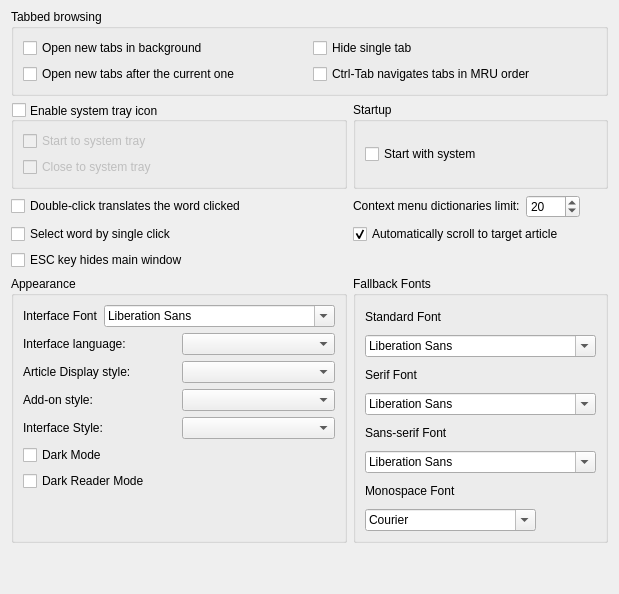
     <widget class="QWidget" name="tab_interface">
      <attribute name="icon">
       <iconset resource="../../resources.qrc">
        <normaloff>:/icons/interface.svg</normaloff>:/icons/interface.svg</iconset>
      </attribute>
      <attribute name="title">
       <string>&amp;Interface</string>
      </attribute>
      <layout class="QGridLayout" name="gridLayout_2">
       <property name="topMargin">
        <number>9</number>
       </property>
       <item row="2" column="0">
        <widget class="QCheckBox" name="doubleClickTranslates">
         <property name="text">
          <string>Double-click translates the word clicked</string>
         </property>
        </widget>
       </item>
       <item row="0" column="0" colspan="2">
        <widget class="QGroupBox" name="groupBox">
         <property name="title">
          <string>Tabbed browsing</string>
         </property>
         <layout class="QGridLayout" name="gridLayout_5">
          <item row="0" column="0">
           <widget class="QCheckBox" name="newTabsOpenInBackground">
            <property name="toolTip">
             <string>Normally, opening a new tab switches to it immediately.
With this on however, new tabs will be opened without
switching to them.</string>
            </property>
            <property name="text">
             <string>Open new tabs in background</string>
            </property>
           </widget>
          </item>
          <item row="1" column="0">
           <widget class="QCheckBox" name="newTabsOpenAfterCurrentOne">
            <property name="toolTip">
             <string>With this on, new tabs are opened just after the
current, active one. Otherwise they are added to
be the last ones.</string>
            </property>
            <property name="text">
             <string>Open new tabs after the current one</string>
            </property>
           </widget>
          </item>
          <item row="0" column="1">
           <widget class="QCheckBox" name="hideSingleTab">
            <property name="toolTip">
             <string>Select this option if you don't want to see the main tab bar when only a single tab is opened.</string>
            </property>
            <property name="text">
             <string>Hide single tab</string>
            </property>
           </widget>
          </item>
          <item row="1" column="1">
           <widget class="QCheckBox" name="mruTabOrder">
            <property name="toolTip">
             <string>MRU order: Most recently used order.</string>
            </property>
            <property name="text">
             <string>Ctrl-Tab navigates tabs in MRU order</string>
            </property>
           </widget>
          </item>
         </layout>
        </widget>
       </item>
       <item row="4" column="0">
        <widget class="QCheckBox" name="escKeyHidesMainWindow">
         <property name="toolTip">
          <string>Normally, pressing ESC key moves focus to the translation line.
With this on however, it will hide the main window.</string>
         </property>
         <property name="text">
          <string>ESC key hides main window</string>
         </property>
        </widget>
       </item>
       <item row="3" column="0">
        <widget class="QCheckBox" name="selectBySingleClick">
         <property name="toolTip">
          <string>Turn this option on if you want to select words by single mouse click</string>
         </property>
         <property name="text">
          <string>Select word by single click</string>
         </property>
        </widget>
       </item>
       <item row="1" column="1">
        <widget class="QGroupBox" name="groupBox_2">
         <property name="title">
          <string>Startup</string>
         </property>
         <layout class="QVBoxLayout" name="verticalLayout_2">
          <item>
           <widget class="QCheckBox" name="cbAutostart">
            <property name="toolTip">
             <string>Automatically starts GoldenDict after operation system bootup.</string>
            </property>
            <property name="text">
             <string>Start with system</string>
            </property>
           </widget>
          </item>
         </layout>
        </widget>
       </item>
       <item row="3" column="1">
        <widget class="QCheckBox" name="autoScrollToTargetArticle">
         <property name="toolTip">
          <string>Normally, clicking on a link, double-clicking on a word or looking up
selection in an article loads the translation and almost immediately
scrolls to the article from the same dictionary. With this option off,
however, the article from the topmost dictionary is shown.</string>
         </property>
         <property name="text">
          <string>Automatically scroll to target article</string>
         </property>
         <property name="checked">
          <bool>true</bool>
         </property>
        </widget>
       </item>
       <item row="1" column="0">
        <widget class="QGroupBox" name="enableTrayIcon">
         <property name="toolTip">
          <string>When enabled, an icon appears in the system tray area which can be used
to open main window and perform other tasks.</string>
         </property>
         <property name="title">
          <string>Enable system tray icon</string>
         </property>
         <property name="alignment">
          <set>Qt::AlignLeading|Qt::AlignLeft|Qt::AlignVCenter</set>
         </property>
         <property name="flat">
          <bool>false</bool>
         </property>
         <property name="checkable">
          <bool>true</bool>
         </property>
         <property name="checked">
          <bool>false</bool>
         </property>
         <layout class="QVBoxLayout" name="verticalLayout">
          <item>
           <widget class="QCheckBox" name="startToTray">
            <property name="toolTip">
             <string>With this on, the application starts directly to system tray without showing
its main window.</string>
            </property>
            <property name="text">
             <string>Start to system tray</string>
            </property>
           </widget>
          </item>
          <item>
           <widget class="QCheckBox" name="closeToTray">
            <property name="toolTip">
             <string>With this on, an attempt to close main window would hide it instead of closing
the application.</string>
            </property>
            <property name="text">
             <string>Close to system tray</string>
            </property>
           </widget>
          </item>
         </layout>
        </widget>
       </item>
       <item row="16" column="0" colspan="2">
        <spacer name="verticalSpacer">
         <property name="orientation">
          <enum>Qt::Vertical</enum>
         </property>
         <property name="sizeHint" stdset="0">
          <size>
           <width>20</width>
           <height>40</height>
          </size>
         </property>
        </spacer>
       </item>
       <item row="2" column="1">
        <layout class="QHBoxLayout" name="horizontalLayout_13">
         <item>
          <widget class="QLabel" name="maxDictsInContextMenuLabel">
           <property name="sizePolicy">
            <sizepolicy hsizetype="Preferred" vsizetype="Fixed">
             <horstretch>0</horstretch>
             <verstretch>0</verstretch>
            </sizepolicy>
           </property>
           <property name="toolTip">
            <string>Adjust this value to avoid huge context menus.</string>
           </property>
           <property name="text">
            <string>Context menu dictionaries limit:</string>
           </property>
          </widget>
         </item>
         <item>
          <widget class="QSpinBox" name="maxDictsInContextMenu">
           <property name="sizePolicy">
            <sizepolicy hsizetype="Fixed" vsizetype="Fixed">
             <horstretch>0</horstretch>
             <verstretch>0</verstretch>
            </sizepolicy>
           </property>
           <property name="maximum">
            <number>9999</number>
           </property>
           <property name="value">
            <number>20</number>
           </property>
          </widget>
         </item>
         <item>
          <widget class="QLabel" name="label_12">
           <property name="sizePolicy">
            <sizepolicy hsizetype="Preferred" vsizetype="Fixed">
             <horstretch>0</horstretch>
             <verstretch>0</verstretch>
            </sizepolicy>
           </property>
           <property name="text">
            <string/>
           </property>
          </widget>
         </item>
        </layout>
       </item>
       <item row="9" column="0">
        <widget class="QGroupBox" name="groupBox_5">
         <property name="title">
          <string>Appearance</string>
         </property>
         <layout class="QVBoxLayout" name="verticalLayout_16">
          <item>
           <layout class="QHBoxLayout" name="horizontalLayout_17">
            <item>
             <widget class="QLabel" name="label_29">
              <property name="text">
               <string>Interface Font</string>
              </property>
             </widget>
            </item>
            <item>
             <widget class="QFontComboBox" name="systemFont"/>
            </item>
           </layout>
          </item>
          <item>
           <layout class="QHBoxLayout" name="horizontalLayout_4">
            <item>
             <widget class="QLabel" name="label_6">
              <property name="text">
               <string>Interface language:</string>
              </property>
             </widget>
            </item>
            <item>
             <widget class="QComboBox" name="interfaceLanguage">
              <property name="sizePolicy">
               <sizepolicy hsizetype="Preferred" vsizetype="Fixed">
                <horstretch>0</horstretch>
                <verstretch>0</verstretch>
               </sizepolicy>
              </property>
              <property name="minimumSize">
               <size>
                <width>153</width>
                <height>0</height>
               </size>
              </property>
              <property name="sizeAdjustPolicy">
               <enum>QComboBox::AdjustToContents</enum>
              </property>
             </widget>
            </item>
           </layout>
          </item>
          <item>
           <layout class="QHBoxLayout" name="horizontalLayout_5">
            <item>
             <widget class="QLabel" name="label_9">
              <property name="text">
               <string>Article Display style:</string>
              </property>
             </widget>
            </item>
            <item>
             <widget class="QComboBox" name="displayStyle">
              <property name="sizePolicy">
               <sizepolicy hsizetype="Preferred" vsizetype="Fixed">
                <horstretch>0</horstretch>
                <verstretch>0</verstretch>
               </sizepolicy>
              </property>
              <property name="minimumSize">
               <size>
                <width>100</width>
                <height>0</height>
               </size>
              </property>
             </widget>
            </item>
           </layout>
          </item>
          <item>
           <layout class="QHBoxLayout" name="horizontalLayout_12">
            <item>
             <widget class="QLabel" name="addonStylesLabel">
              <property name="text">
               <string>Add-on style:</string>
              </property>
             </widget>
            </item>
            <item>
             <widget class="StylesComboBox" name="addonStyles">
              <property name="sizePolicy">
               <sizepolicy hsizetype="Preferred" vsizetype="Fixed">
                <horstretch>0</horstretch>
                <verstretch>0</verstretch>
               </sizepolicy>
              </property>
              <property name="minimumSize">
               <size>
                <width>100</width>
                <height>0</height>
               </size>
              </property>
             </widget>
            </item>
           </layout>
          </item>
          <item>
           <layout class="QHBoxLayout" name="interfaceStyleLayout">
            <item>
             <widget class="QLabel" name="interfaceStyleLabel">
              <property name="text">
               <string>Interface Style:</string>
              </property>
             </widget>
            </item>
            <item>
             <widget class="QComboBox" name="InterfaceStyle"/>
            </item>
           </layout>
          </item>
          <item>
           <widget class="QCheckBox" name="darkMode">
            <property name="toolTip">
             <string>Turn the UI to dark.</string>
            </property>
            <property name="text">
             <string>Dark Mode</string>
            </property>
           </widget>
          </item>
          <item>
           <widget class="QCheckBox" name="darkReaderMode">
            <property name="toolTip">
             <string>Turn the article display style to dark.</string>
            </property>
            <property name="text">
             <string>Dark Reader Mode</string>
            </property>
           </widget>
          </item>
          <item>
           <spacer name="verticalSpacer_5">
            <property name="orientation">
             <enum>Qt::Vertical</enum>
            </property>
            <property name="sizeHint" stdset="0">
             <size>
              <width>20</width>
              <height>40</height>
             </size>
            </property>
           </spacer>
          </item>
         </layout>
        </widget>
       </item>
       <item row="9" column="1">
        <widget class="QGroupBox" name="groupBox_10">
         <property name="toolTip">
          <string>These fonts will be applied when the fonts specified by a dictionary are not found.</string>
         </property>
         <property name="title">
          <string>Fallback Fonts</string>
         </property>
         <layout class="QVBoxLayout" name="verticalLayout_17">
          <item>
           <widget class="QLabel" name="label_16">
            <property name="text">
             <string>Standard Font</string>
            </property>
           </widget>
          </item>
          <item>
           <widget class="QFontComboBox" name="font_standard">
            <property name="sizePolicy">
             <sizepolicy hsizetype="Fixed" vsizetype="Fixed">
              <horstretch>0</horstretch>
              <verstretch>0</verstretch>
             </sizepolicy>
            </property>
           </widget>
          </item>
          <item>
           <widget class="QLabel" name="label_21">
            <property name="text">
             <string>Serif Font</string>
            </property>
           </widget>
          </item>
          <item>
           <widget class="QFontComboBox" name="font_serif">
            <property name="sizePolicy">
             <sizepolicy hsizetype="Fixed" vsizetype="Fixed">
              <horstretch>0</horstretch>
              <verstretch>0</verstretch>
             </sizepolicy>
            </property>
           </widget>
          </item>
          <item>
           <widget class="QLabel" name="label_26">
            <property name="text">
             <string>Sans-serif Font</string>
            </property>
           </widget>
          </item>
          <item>
           <widget class="QFontComboBox" name="font_sans">
            <property name="sizePolicy">
             <sizepolicy hsizetype="Fixed" vsizetype="Fixed">
              <horstretch>0</horstretch>
              <verstretch>0</verstretch>
             </sizepolicy>
            </property>
           </widget>
          </item>
          <item>
           <widget class="QLabel" name="label_27">
            <property name="text">
             <string>Monospace Font</string>
            </property>
           </widget>
          </item>
          <item>
           <widget class="QFontComboBox" name="font_monospace">
            <property name="sizePolicy">
             <sizepolicy hsizetype="Fixed" vsizetype="Fixed">
              <horstretch>0</horstretch>
              <verstretch>0</verstretch>
             </sizepolicy>
            </property>
            <property name="fontFilters">
             <set>QFontComboBox::MonospacedFonts</set>
            </property>
           </widget>
          </item>
         </layout>
        </widget>
       </item>
      </layout>
     </widget>
